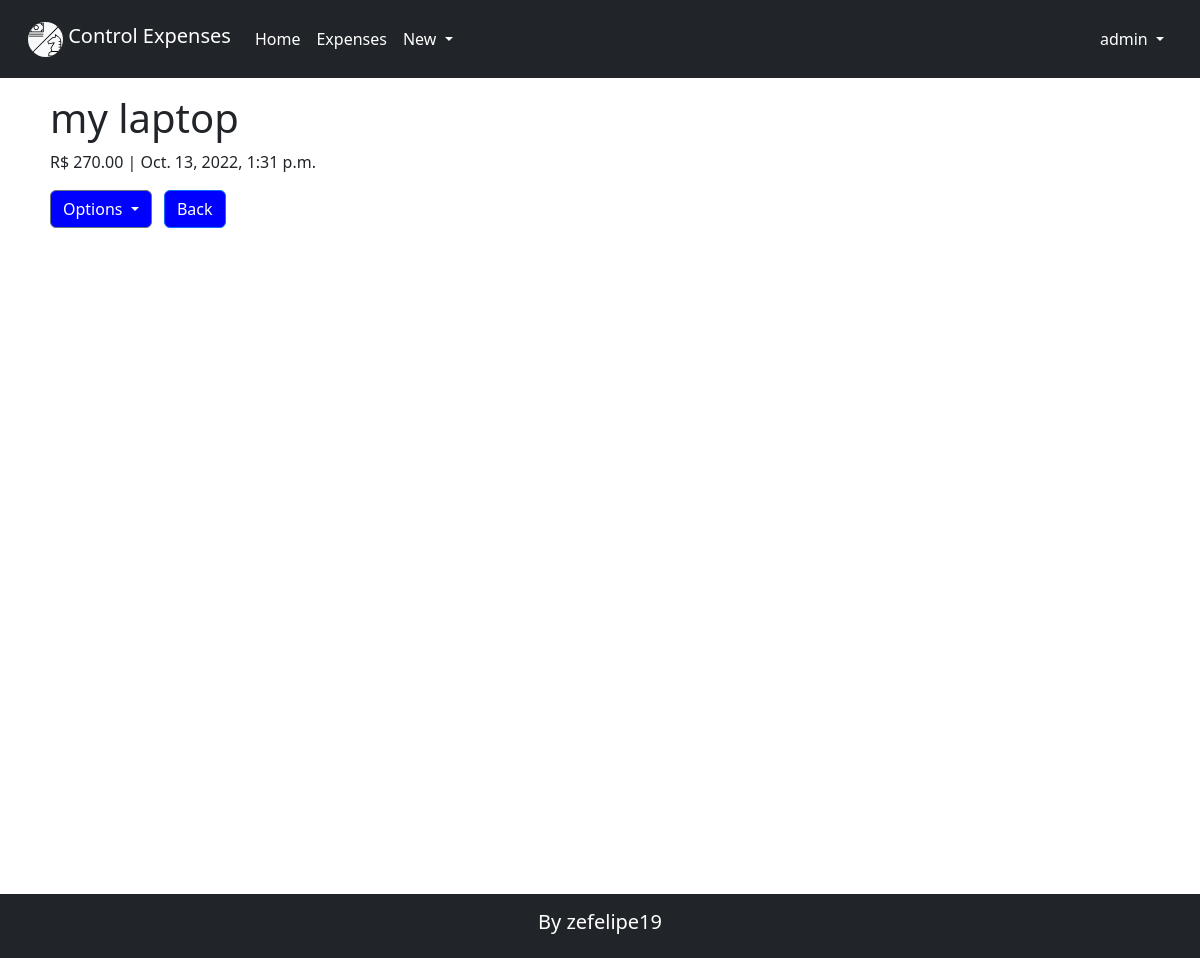
/home/detail/admin-my-laptop (signed in), run on the app's committed database.
### expenses/models.py (models this page shows, shortened)
class Expenses(models.Model):
    user = models.ForeignKey(User, on_delete=models.CASCADE)
    name = models.CharField(max_length=100)
    value = models.DecimalField(max_digits=10, decimal_places=2)
    description = models.TextField(blank=True, null=True)
    date = models.DateTimeField(default=datetime.now)
    payed = models.BooleanField(default=False)
    payment_date = models.DateTimeField(null=True, blank=True)
    slug = models.SlugField(max_length=100, null=True, blank=True)

### dashboard/views.py (the view)
# urls.py: path('home/detail/<slug>', UserExpensesDetail.as_view(), name='detail'),
class UserExpensesDetail(LoginRequiredMixin, DetailView):
    model = Expenses
    context_object_name = 'expense'
    slug_url_kwarg = 'slug'
    template_name = 'expenses/detail_expense.html'

### dashboard/templates/expenses/detail_expense.html (shortened to what this page needs)
{% extends 'base.html' %}
{% block 'content' %}
    <h1>{{ expense.name }}</h1>
    <p>R$ {{ expense.value }} | {{ expense.date }}</p>
    <div class="m-auto mt-2">
        <div class="dropdown d-inline me-2">
            <button class="btn btn-secondary dropdown-toggle" type="button" data-bs-toggle="dropdown" aria-expanded="false" style="background-color: blue;">
                Options
            </button>
        </div>
        <input type="button" value="Back" class="btn btn-primary dropdown-toggle" style="background-color: blue;" onclick="location.href = '{% url 'list_expenses' %}'">
    </div>
{% endblock %}

### templates/assets/_nav.html (shortened to what this page needs)
{% load static %}
<nav class="navbar navbar-expand-lg bg-dark navbar-dark col-12 m-auto p-3">
    <div class="container-fluid d-flex">
        <a class="navbar-brand" href="{% url 'index' %}"><img src="{% static 'ico.svg' %}" alt="" width="35" height="35" class="d-inline-block align-text-top bg-light rounded-circle">
        Control Expenses</a>
        <div class="collapse navbar-collapse" id="navbarSupportedContent">
            <ul class="navbar-nav me-auto mb-2 mb-lg-0">
                {% if request.user.is_authenticated %}
                    <li class="nav-item">
                        <a class="nav-link active" aria-current="page" href="{% url 'home' %}">Home</a>
                    </li>
                    <li class="nav-item">
                        <a class="nav-link active" aria-current="page" href="{% url 'list_expenses' %}">Expenses</a>
                    </li>
                    <li class="nav-item dropdown">
                    <a class="nav-link active dropdown-toggle" href="#" role="button" data-bs-toggle="dropdown" aria-expanded="false">
                        New
                    </a>
                    </li>
                {% endif %}
            </ul>
                {% if request.user.is_authenticated %}
                    <div class="d-flex flex-row">
                        <ul class="navbar-nav me-auto mb-2 mb-lg-0">
                            <li class="nav-item dropdown">
                                <a class="nav-link active dropdown-toggle" href="#" role="button" data-bs-toggle="dropdown" aria-expanded="false">
                                    {{ user }}
                                </a>
                            </li>
                        </ul>
                    </div>
                {% endif %}
        </div>
    </div>
</nav>

### data on the page
Expenses: name "my laptop", value "270.00", date "Oct. 13, 2022, 1:31 p.m."

### other printed values
{{ user }} "admin"
